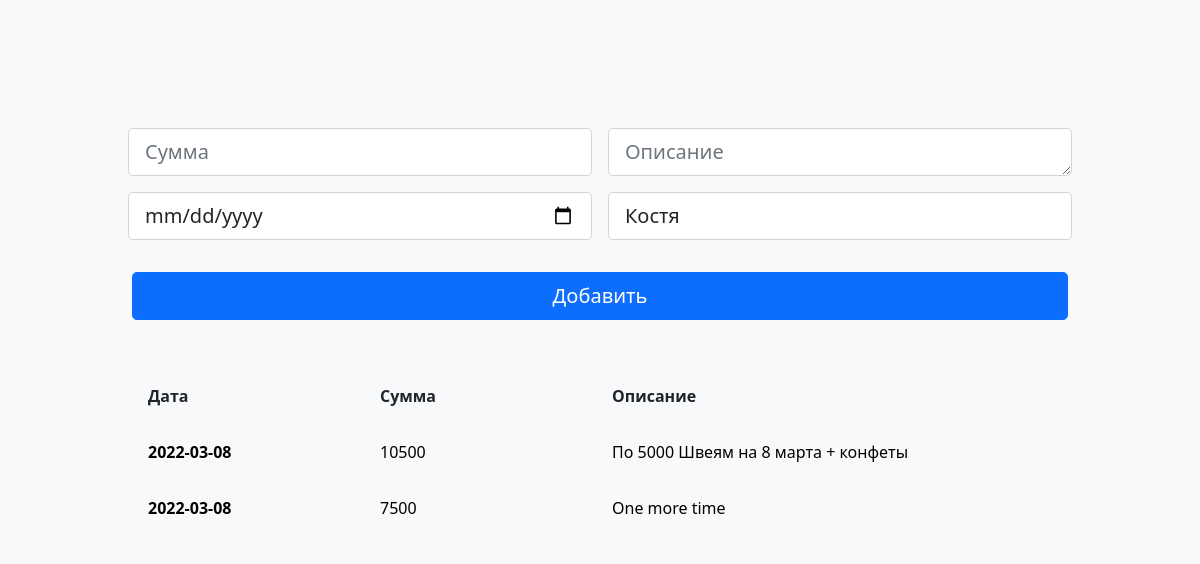
Page / (signed in) on the earlier database version.
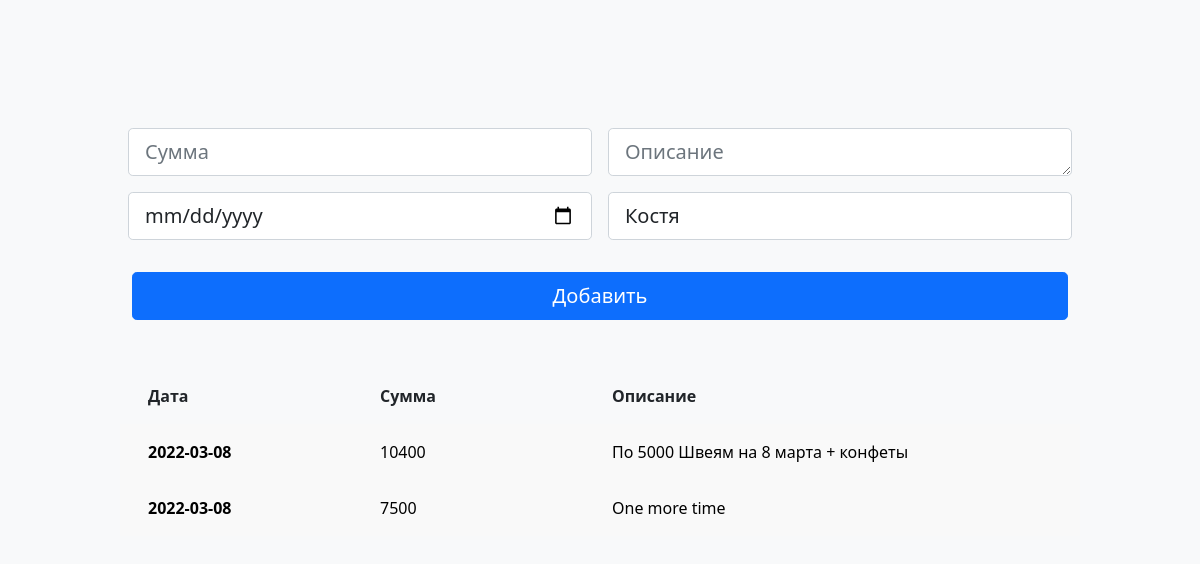
Same page on the later database version.
### models.py (models this page shows, shortened)
class UserModel(UserMixin, db.Model):
    __tablename__ = 'users'
    id = db.Column(db.Integer, primary_key=True)
    user_name = db.Column(db.String(100))
    password_hash = db.Column(db.String(500))
    company_id = db.Column(db.Integer, db.ForeignKey('companies.id'))

class Post(db.Model):
    __tablename__ = 'posts'
    id = db.Column(db.Integer, primary_key=True)
    amount = db.Column(db.String(80), unique=False)
    description = db.Column(db.String(500))
    user_name = db.Column(db.String(100))
    company_id = db.Column(db.String(100))
    date = db.Column(db.String(100))

### app.py (the view, shortened to what this page needs)
@app.route('/blog', methods=['POST', 'GET'])
@app.route('/', methods=['POST', 'GET'])
@login_required
def blog():
    if not current_user.is_authenticated:
        return redirect('/company_register')
    company_id = current_user.company_id
    user_name = current_user.user_name
    posts = db.session.query(Post).filter_by(company_id=company_id).all()
    print(posts)
    return render_template('blog.html', posts=posts, user_name=user_name)

### models.py (called while the page is built)
@login.user_loader
def load_user(id):
    return UserModel.query.get(int(id))

### templates/blog.html (shortened to what this page needs)
{% extends 'base.html' %}
{% block content %}
<body class="bg-light">
<div class="container">
    <main>
        <div class="py-5 text-center">
        </div>
        <div class="row g-5">
            <div class="col-xs-12 col-sm-12 col-md-12 col-lg-12">
                <form class="needs-validation" action="{{url_for('blog')}}" method="post" novalidate>
                    <div class="row">
                        <div class="col-xs-12  col-sm-12 col-lg-6 p-2">
                            <input autofocus type="number" class="form-control form-control-lg" id="amount"
                                   name="amount"
                                   placeholder="Сумма" value=""
                                   required>
                        </div>
                        <div class="col-xs-12 col-sm-12 col-lg-6 p-2">
                            <textarea class="form-control form-control-lg" rows="1" cols="45"
                                      id="description" name="description"
                                      placeholder="Описание"
                                      required></textarea>
                        </div>
                        <div class="col-xs-12 col-sm-12 col-lg-6 p-2">
                            <input type="date" class="form-control form-control-lg" id="date" name="date"
                                   placeholder="Дата"
                                   value="" required>
                        </div>
                        <div class="col-xs-12 col-sm-12 col-lg-6 p-2">
                            <input type="text" class="form-control form-control-lg" id="who" name="user_name"
                                   placeholder="Имя"
                                   value="{{user_name}}" required>
                        </div>
                    </div>
                    <button class="w-100 btn btn-primary btn-lg" type="submit">Добавить</button>
                </form>
                <br>
                <br>
                <div class="row p-3">
                    <div class="col">
                        <b>Дата</b>
                    </div>
                    <div class="col">
                        <b>Сумма</b>
                    </div>
                    <div class="col-6">
                        <b>Описание</b>
                    </div>
                </div>
                {% for p in posts %}
                <a href={{url_for('post_edit', id=p.id)}}>
                    <div class="row row-striped p-3">
                        <div class="col">
                            <b>{{p.date}}</b>
                        </div>
                        <div class="col">
                            {{p.amount}}
                        </div>
                        <div class="col-6">
                            {{p.description}}
                        </div>
                    </div>
                </a>
                {% endfor %}
            </div>
        </div>
    </main>
</div>
{% endblock %}

### templates/base.html (shortened to what this page needs)
<!DOCTYPE html>
<html>
<head>
    <link href="https://cdn.jsdelivr.net/npm/bootstrap@5.1.3/dist/css/bootstrap.min.css" rel="stylesheet"
>
    <link rel="stylesheet" href="{{url_for('static', filename='form-validation.css') }}">
    <link rel="stylesheet" href="{{url_for('static', filename='style.css') }}">
</head>
{% block content %}{% endblock %}
</body>
</html>

### static/form-validation.css (style rules this page uses)
.container { max-width: 960px; }
a { text-decoration:None }

### static/style.css (style rules this page uses)
a { text-decoration:bold; color:black; }

### templates/base.html (style rules this page uses)
.row-striped:nth-of-type(odd) { background-color: #F9F9F9; }

Differences in the rows shown:
changed Post "По 5000 Швеям на 8 марта + конфеты": amount "10500" → "10400"
